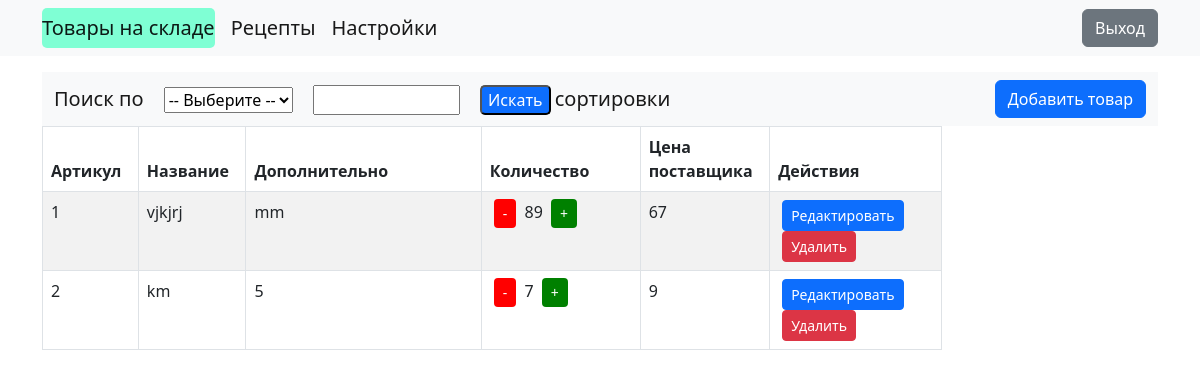
Screenshot of / (signed in) with the database file from the repository.
### dbbase.py (models this page shows, shortened)
class Product(Base):
    __tablename__ = 'product'
    id = Column(Integer(), autoincrement="auto", primary_key=True)
    name = Column(String(50), nullable=False, unique=True)
    description = Column(String(150))
    count = Column(Integer(), nullable=False)
    price = Column(Integer(), nullable=False)

### main.py (the view)
@app.route('/', methods=['GET'])
def index():
    if log_question():
        groceries = contr.get_product()
        return render_template('index.html', groceries=groceries, info='', choise='product')
    else:
        return render_template('regandlog/log.html')

### dbbase.py (called while the page is built)
    def get_product(self):
        return self.session.query(Product).all()

    def load_user(self, user_id):
        return self.session.query(User).get(int(user_id))

    def user_get_p(self, username):
        return self.session.query(User).filter_by(username=username).first()

### log_sys.py (called while the page is built)
@login_manager.user_loader
def load_user(user_id):
    return contr.load_user(user_id)

### main.py (called while the page is built)
def log_question():
    if current_user.is_authenticated:
        user = contr.user_get_p(current_user.username)
        if user and user.ok:
            print(3)
            return True
        print(1, user, user.ok)
        return False
    else:
        print(2)
        return False

### templates/index.html (shortened to what this page needs)
{% extends "base.html" %}
{% block content %}
<nav class="navbar navbar-expand-lg navbar-light bg-light">
    <div class="container">
        <form action="{{ url_for('product_find') }}" method="POST">
            {% if info != '' %}
            <a class="navbar-brand">{{ info }}</a>
            {% else %}
            <a class="navbar-brand">Поиск по</a>
            <select id="k_find" name="k_find">
                <option value="">-- Выберите --</option>
            </select>
            <input type="text" id="i_find" name="i_find" required minlength="1" maxlength="100" size="10"/>
            <button style="background-color: #0D6EFD; color:white; border-radius:5px" type="submit">
                Искать
            </button>
            {% endif %}
            <a class="navbar-brand">сортировки</a>
        </form>
        <div class="collapse navbar-collapse justify-content-end">
            <ul class="navbar-nav">
                <li class="nav-item">
                    <a href="/add_product" class="btn btn-primary">Добавить товар</a>
                </li>
            </ul>
        </div>
    </div>
</nav>
{% if info != 'Нет информации'%}
<div class="table-responsive" style="width:900px">
    <table class="table table-striped table-bordered" width="100%">
        <thead class="thead-dark">
        <tr>
            <th scope="col" width="1px">Артикул</th>
            <th scope="col">Название</th>
            <th scope="col">Дополнительно</th>
            <th scope="col">Количество</th>
            <th scope="col">Цена поставщика</th>
            <th scope="col">Действия</th>
        </tr>
        </thead>
        <tbody>
        {% for product in groceries %}
        <tr>
            <td width="1%" height="1px">{{ product.id }}</td>
            <td width="1%" height="1px">{{ product.name }}</td>
            <td width="10%" height="1px">{{ product.description }}</td>
            <td width="5%" height="1px">
                <a href="{{ url_for('edit_count', id=product.id, dop=0) }}"
                   style="width:17px;height:90px; background-color: red; display:inline; color:white"
                   class="btn btn-sm mx-1">-</a>
                {{ product.count }}
                <a href="{{ url_for('edit_count', id=product.id, dop=2) }}"
                   style="width:17px;height:90px; background-color: green; display:inline; color:white"
                   class="btn btn-sm mx-1">+</a>
            </td>
            <td width="1%" height="1px">{{ product.price }}</td>
            <td width="3%" height="1px">
                <a href="{{ url_for('edit_product', id=product.id) }}"
                   class="btn btn-sm btn-primary mx-1">Редактировать</a>
                <form method="post" action="{{ url_for('delete_product', id=product.id) }}" style="display: inline">
                    <button type="submit" class="btn btn-sm btn-danger mx-1">Удалить</button>
                </form>
            </td>
        </tr>
        {% endfor %}
        </tbody>
    </table>
</div>
{%endif%}
{% endblock %}

### rows the page displays
Product: id "1", name "vjkjrj", description "mm", count "89", price "67"
Product: id "2", name "km", description "5", count "7", price "9"
